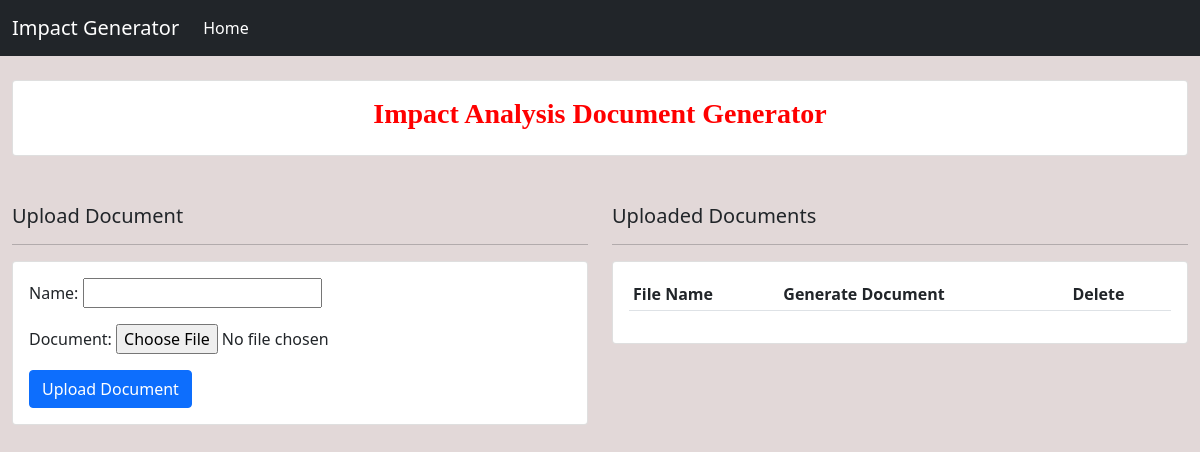
Before: / with the older database file.
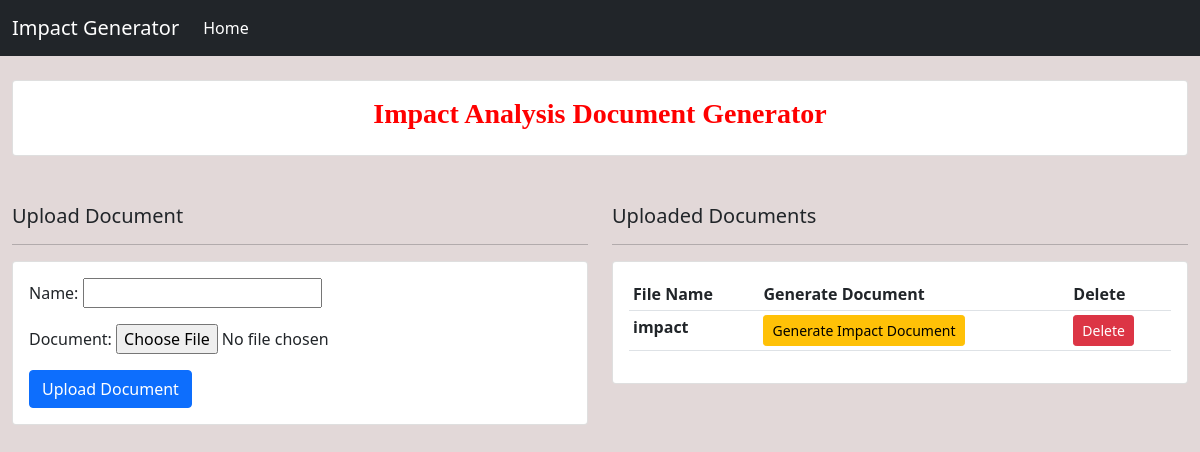
After: the same page with the newer database file.
### impactgenerator/models.py (models this page shows, shortened)
class Document(models.Model):
    name = models.CharField(max_length=200, null=True)
    document = models.FileField(upload_to="csv", null=True, blank=True)
    date_created = models.DateTimeField(auto_now_add=True)

### impactgenerator/views.py (the view)
# urls.py: 2. Add a URL to urlpatterns:  path('', views.home, name='home')
def home(request):
    documents = Document.objects.all()
    form = DocumentForm()
    if request.method == "POST":
        form = DocumentForm(request.POST, request.FILES)
        if form.is_valid():
            form.save()
            return redirect('home')
    context = {
        'documents': documents,
        'form': form
    }
    return render(request, 'impactgenerator/home.html', context)

### impactgenerator/forms.py
class DocumentForm(forms.ModelForm):
    class Meta:
        model = Document
        fields = ('name', 'document')

### impactgenerator/templates/impactgenerator/home.html (shortened to what this page needs)
{% extends 'impactgenerator/main.html' %}
{% load static %}
{% block content %}
<br>
    <div class="row">
        <div class="col-md">
            <div class="card card-body">
                <h3 style="text-align: center;" id="banner">Impact Analysis Document Generator</h3>
            </div>
        </div>
    </div>
<br><br>
    <div class="row">
        <div class="col-md-6">
            <h5>Upload Document</h5>
            <hr>
            <div class="card card-body">
                <form method="POST", enctype="multipart/form-data">
                    {{ form.as_p }}
                    <button class="btn btn-primary" type="submit">Upload Document</button>
                </form>
            </div>
        </div>
        <div class="col-md-6">
            <h5>Uploaded Documents</h5>
            <hr>
            <div class="card card-body">
                <table class="table table-sm">
                <tr>
                    <th>File Name</th>
                    <th>Generate Document</th>
                    <th>Delete</th>
                </tr>
                {% for document in documents %}
                <tr>
                    <th>{{ document.name }}</th>
                    <th><a href="{% url 'create_impact' document.id %}" class="btn btn-warning btn-sm">Generate Impact Document</a></th>
                    <th><a href="{% url 'delete_document' document.id %}" class="btn btn-danger btn-sm">Delete</a></th>
                </tr>
                {% endfor %}
                </table>
            </div>
        </div>
    </div>
{% endblock content %}

Changed rows visible on the page:
added Document: name "impact"
